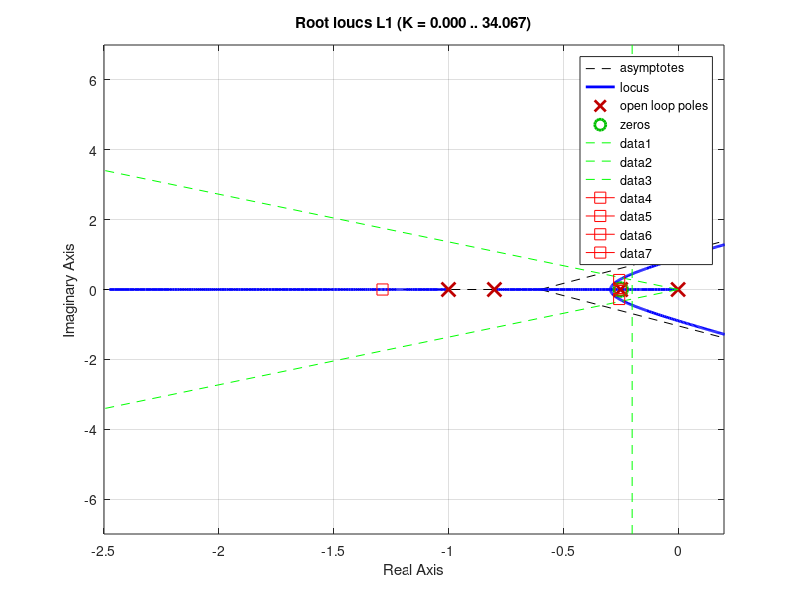
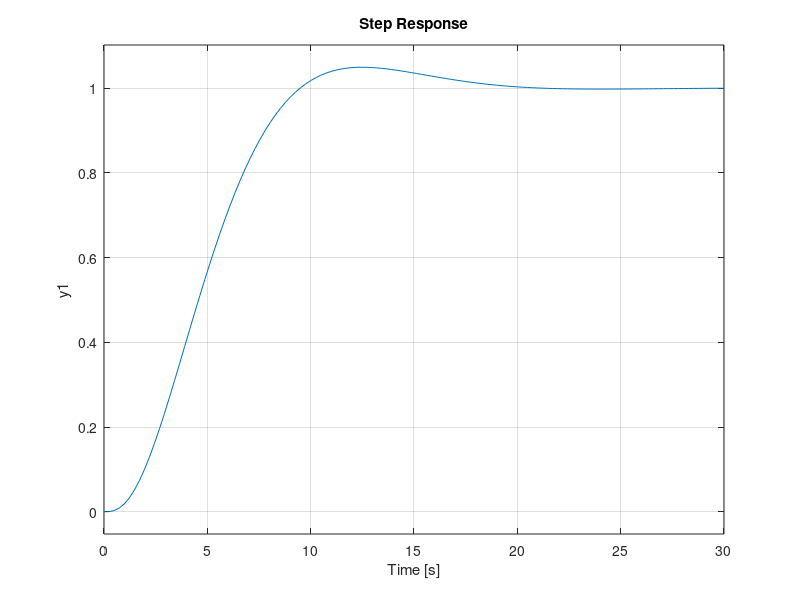

These figures' MATLAB source, in order:


s=tf('s')

Num_prac = 2;
Den_prac = s*(s+1)*(s+4);

lev= Num_prac/Den_prac;


%G = tf(lev)

G=zpk([],[0 -1 -4], 2)

% diseño del controlador
k=42.5;
z=-1.1;
p=-20;
C = zpk(z,p,k)
L1=C*G;
T=feedback(L1,1);
plc=pole(T);

% plot de la region de diseno
delete(gcf)
figure(1)
rlocus(L1)
axis ([-2.5 0.2 -7 7])

for i =1 : length(plc)
  line(real(plc(i)), imag(plc(i)),  'marker','square', 'color','r', 'markersize', 8)
end

figure(2)
step(T)


%% Ejemplo PI
clear 
clc
s=tf('s')
G=zpk([],[-0.8 -1 -0.25], 0.2)

% diseño del controlador
k=0.9;
z=-0.25;
p=0;
C = zpk(z,p,k)
%C=k
L1=C*G;
T=feedback(L1,1)
plc=pole(T);



S=1-T;
ep = dcgain(S)

% plot de la region de diseno
delete(gcf)
figure(1)
rlocus(L1)
axis ([-2.5 0.2 -7 7])
tee = 25
SP = 0.1
sigma = 5/tee
zeta = abs(log(SP))/sqrt(pi^2+(log(SP))^2)
teta = acos(zeta)
h = gca()
xscale = get(h,'xlim');
yscale = get(h,'ylim');
line([0 -yscale(2)/tan(teta)], [0 yscale(2)], 'color','g', 'linestyle','--')
line([0 yscale(1)/tan(teta)], [0 yscale(1)], 'color','g','linestyle','--')
l=line([-sigma -sigma], [yscale(1) yscale(2)], 'color','g','linestyle','--')


for i =1 : length(plc)
  line(real(plc(i)), imag(plc(i)),  'marker','square', 'color','r', 'markersize', 8)
end

figure(2)
step(T)

